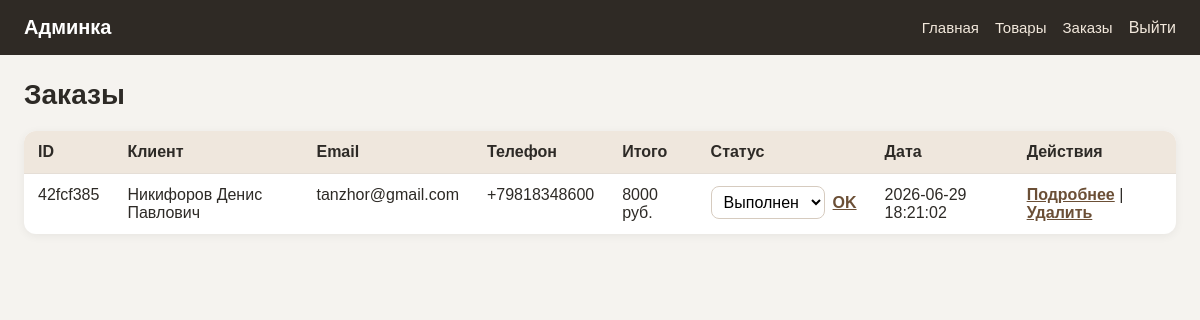
/admin/orders (signed in), run on the app's committed database.
### tables this page shows
CREATE TABLE orders (
                 id TEXT PRIMARY KEY,
                 customer_name TEXT NOT NULL,
                 customer_email TEXT NOT NULL,
                 customer_phone TEXT,
                 customer_address TEXT,
                 items TEXT NOT NULL,
                 total INTEGER NOT NULL,
                 status TEXT NOT NULL DEFAULT 'new',
                 created_at TIMESTAMP DEFAULT CURRENT_TIMESTAMP
                 );

### routes/admin.py (the view)
@admin_bp.route("/admin/orders")
def admin_orders():
    orders = get_all_orders()
    return render_template("admin/orders.html", orders=orders, order_statuses=ORDER_STATUSES)

### app.py (called while the page is built)
@app.context_processor
def inject_cart_count():
    cart = session.get("cart", {})
    return {"cart_count": sum(cart.values())}

### db.py (called while the page is built)
def get_db_connection():
    conn = sqlite3.connect("shop.db")
    conn.row_factory = sqlite3.Row
    return conn

def get_all_orders():
    conn = get_db_connection()
    rows = conn.execute("SELECT * FROM orders ORDER BY created_at DESC").fetchall()
    conn.close()
    orders = []
    for row in rows:
        order = dict(row)
        order['items'] = json.loads(order['items'])
        orders.append(order)
    return orders

### routes/admin.py (called while the page is built)
@admin_bp.before_request
def require_admin_login():
    allowed_endpoints = {
        'admin.login'
    }
    if request.endpoint in allowed_endpoints:
        return
    if session.get('is_admin'):
        return
    flash('Сначала войдите в админку', 'error')
    return redirect(url_for('admin.login'))

### templates/admin/orders.html
{% extends 'admin/base.html' %}
{% block content %}
<h1 class="admin-page-title">Заказы</h1>
<div class="admin-table-wrapper">
    <table class="admin-table">
        <tr>
            <th>ID</th>
            <th>Клиент</th>
            <th>Email</th>
            <th>Телефон</th>
            <th>Итого</th>
            <th>Статус</th>
            <th>Дата</th>
            <th>Действия</th>
        </tr>
        {% for order in orders %}
        <tr>
            <td>{{ order.id[:8] }}</td>
            <td>{{ order.customer_name }}</td>
            <td>{{ order.customer_email }}</td>
            <td>{{ order.customer_phone if order.customer_phone else '—' }}</td>
            <td>{{ order.total }} руб.</td>
            <td>
                <form action="{{ url_for('admin.update_order_status_route', order_id=order.id) }}"
                    method="post"
                    class="admin-status-form">
                    <select name="status" class="admin-status-select">
                        {% for eng_status, rus_status in order_statuses.items() %}
                            <option value="{{ eng_status }}"
                                {% if order.status == eng_status %}selected{% endif %}>
                                {{ rus_status }}
                            </option>
                        {% endfor %}
                    </select>
                    <button type="submit" class="admin-link-button">OK</button>
                </form>
            </td>
            <td>{{ order.created_at }}</td>
            <td>
                <a href="{{ url_for('admin.order_details', order_id=order.id) }}">Подробнее</a>
                |
                <form action="{{url_for('admin.delete_order_route', order_id=order.id)}}" method="post" class="admin-inline-form" onsubmit="return confirm('Удалить заказ?')">
                    <button type="submit" class="admin-link-button">Удалить</button>
                </form>
            </td>
        </tr>
        {% endfor %}
    </table>
</div>
{% endblock %}

### templates/admin/base.html (shortened to what this page needs)
<!DOCTYPE html>
<html>
<head>
    <link rel="stylesheet" href="{{ url_for('static', filename='css/admin.css') }}">
</head>
<body class="admin-body">
    <header class="admin-header">
        <div class="admin-header-inner">
            <a href="{{ url_for('admin.admin') }}" class="admin-logo">Админка</a>
            <nav class="admin-nav">
                <a href="{{ url_for('admin.admin') }}">Главная</a>
                <a href="{{ url_for('admin.admin_products') }}">Товары</a>
                <a href="{{ url_for('admin.admin_orders') }}">Заказы</a>
                {% if session.get('is_admin') %}
                    <form action="{{ url_for('admin.logout') }}" method="post" class="admin-inline-form">
                        <button type="submit" class="admin-nav-button">Выйти</button>
                    </form>
                {% endif %}
            </nav>
        </div>
    </header>
    <main class="admin-main">
        {% block content %}
        {% endblock %}
    </main>
</body>
</html>

### static/css/admin.css (style rules this page uses)
* { box-sizing: border-box; }
.admin-body { margin: 0; font-family: Arial, sans-serif; background: #f5f3ef; color: #2d2a26; }
.admin-header { background: #2f2a25; color: #fff; }
.admin-header-inner { max-width: 1200px; margin: 0 auto; padding: 16px 24px; display: flex; justify-content: space-between; align-items: center; }
.admin-logo { color: #fff; text-decoration: none; font-weight: 700; font-size: 20px; }
.admin-nav { display: flex; gap: 16px; }
.admin-nav a { color: #f2e8dc; text-decoration: none; font-size: 15px; }
.admin-main { max-width: 1200px; margin: 24px auto; padding: 0 24px; }
.admin-page-title { margin: 0 0 20px; font-size: 28px; }
.admin-table-wrapper { overflow-x: auto; background: #fff; border-radius: 12px; box-shadow: 0 2px 10px rgba(0,0,0,0.06); }
.admin-table { width: 100%; border-collapse: collapse; }
.admin-table th, .admin-table td { padding: 12px 14px; border-bottom: 1px solid #e5ded6; text-align: left; vertical-align: top; }
.admin-table th { background: #efe7dd; font-weight: 700; }
.admin-table tr:last-child td { border-bottom: none; }
.admin-table a { color: #6b4f36; font-weight: 600; }
.admin-inline-form { display: inline; }
.admin-link-button { border: none; background: none; padding: 0; color: #6b4f36; font: inherit; font-weight: 600; cursor: pointer; text-decoration: underline; }
.admin-nav-button { border: none; background: none; padding: 0; color: #f2e8dc; font: inherit; cursor: pointer; }
.admin-status-form { display: flex; gap: 8px; align-items: center; }
.admin-status-select { padding: 6px 8px; border: 1px solid #d6cbbf; border-radius: 8px; background: #fff; font: inherit; }

### data on the page
orders: id "42fcf385", customer_name "Никифоров Денис Павлович", customer_email "tanzhor@gmail.com", customer_phone "+79818348600", total "8000", status "Выполнен", created_at "2026-06-29 18:21:02"
